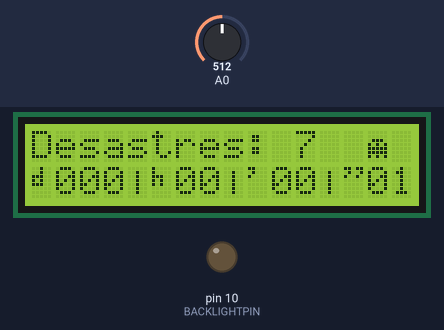
A sketch run on a simulated Arduino Uno, built with avr-gcc and run on an emulated ATmega328P. Parts: 16×2 character LCD, output pins drawn as LEDs (lit = HIGH). The inputs (shaded band) are chosen by the test bench; at power-on: A0 = 512.

Above: at 4.2 s.
4.3 s: A0 set to 12
At 5.8 s:
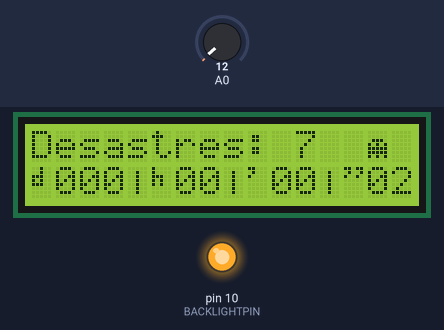
8.3 s: A0 set to 9
At 9.5 s:
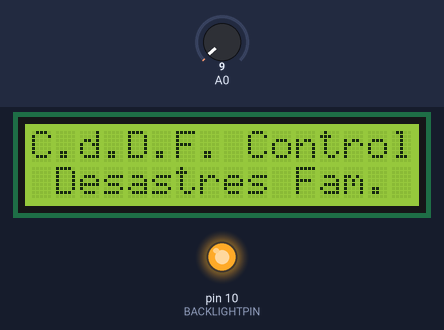
12.3 s: A0 set to 511
At 13.8 s:
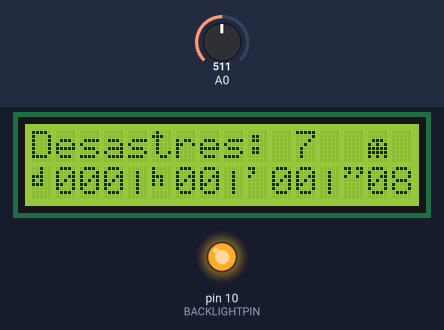
16.3 s: A0 set to 728
17.8 s: A0 set to 748
At 19.1 s:
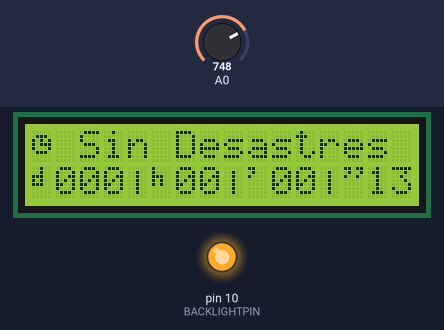
Timing chart, 0 to 20.8 s (numbered marks = the images above; inputs shaded):
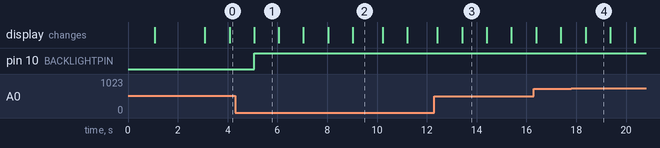

Measured:
- the behaviour switches between 11 and 10 on A0 (found by bisection; images 1 and 2)
- the behaviour switches between 734 and 735 on A0 (found by bisection; images 3 and 4)
- after the input at 4.3 s, pin 10 (BACKLIGHTPIN): LOW → HIGH after 0.77 s
- after the input at 8.3 s, the display: first differs from a run without the input after 0.72 s (image 2)
- after the input at 12.3 s, the display: first differs from a run without the input after 1.1 s (image 3)
- after the input at 17.8 s, the display: first differs from a run without the input after 0.58 s (image 4)
- what the display in image 1 shows lasts 1.0 s, from 5.1 s to 6.1 s

The sketch:

cddf.ino
```cpp
/* Carga de Librerias de LCD y otras                             */
#include <LiquidCrystal.h>

/* Pins de nuestra LCD                                           */
LiquidCrystal lcd(8, 9, 4, 5, 6, 7);

/* Declaracion de Constantes                                     */
#define btnRIGHT  0
#define btnUP     1
#define btnDOWN   2
#define btnLEFT   3
#define btnSELECT 4
#define btnNONE   5

/* Valores de los botones de lcd keypad shiel por A0             */
#define btnNONEvalue   1000
#define btnRIGHTvalue  0 + 10
#define btnUPvalue     133 + 10
#define btnDOWNvalue   310 + 10
#define btnLEFTvalue   482 + 10
#define btnSELECTvalue 724 + 10

#define BACKLIGHTPIN   10    // D10 pin de backlight
#define DELAYADJ      985    // Ajuste del delay

/* Declaracion de Variables                                      */
int lcd_key       = 0;
int adc_key_in    = 0;

int dias          = 0;      // Ajuste inicial
int horas         = 0;
int minutos       = 0;
int segundos      = 0;
int incidentes    = 7;     // Ajuste inicial

byte barra[8] = {         // Barra Vertical
  B00000,
  B00100,
  B00100,
  B00100,
  B00100,
  B00100,
  B00100,
  B00000
};

byte fantasma[8] = {         // Fantasma
  B00000,
  B00000,
  B01110,
  B10101,
  B11111,
  B11111,
  B10101,
  B00000
};

byte reloj[8] = {            // Reloj
  B00000,
  B01110,
  B10101,
  B10111,
  B10001,
  B01110,
  B00000,
  B00000
};

byte C[8] = {                //© Copy
  B00000,
  B00000,
  B11100,
  B10000,
  B10000,
  B11100,
  B00000,
  B00000
};

byte dia[8] = {             // dias
  B00100,
  B00100,
  B11100,
  B10100,
  B11100,
  B00000,
  B00000,
  B00000
};

byte hora[8] = {            //horas
  B10000,
  B10000,
  B11100,
  B10100,
  B10100,
  B00000,
  B00000,
  B00000
};

byte minuto[8] = {          //minutos
  B11000,
  B01000,
  B10000,
  B00000,
  B00000,
  B00000,
  B00000,
  B00000
};

byte segundo[8] = {          //segundos
  B11011,
  B01001,
  B10010,
  B00000,
  B00000,
  B00000,
  B00000,
  B00000
};


/* SETUP Se ejecuta al inicio UNA vez                            */
void setup()
{
  lcd.begin(16, 2);          // Inicializamos la LCD

  /* Mensaje de inicio en pantalla                               */
  lcd.setCursor(0,0);
  lcd.print("C.d.D.F. Control");
  lcd.setCursor(0,1);
  lcd.print("  de Desastres  ");
  delay(1000);
  lcd.clear();
  lcd.setCursor(0,0);
  lcd.print("  de Desastres  ");
  lcd.setCursor(0,1);
  lcd.print("   Familiares   ");

  lcd.createChar(0,barra);   // Generacion de mapas de caracteres
  lcd.createChar(1,fantasma);
  lcd.createChar(2,reloj);
  lcd.createChar(3,C);
  lcd.createChar(4,dia);
  lcd.createChar(5,hora);
  lcd.createChar(6,minuto);
  lcd.createChar(7,segundo);

  delay(2000);
  lcd.clear();

}  // Fin SETUP

/* LOOP Se ejecuta CONTINUAMENTE                                 */
void loop()
{
    lcd_key = read_LCD_buttons();    // Leeemos si hay algun boton pulsado
    switch (lcd_key)
    {
     case btnNONE:                  // No hay boton
      {
        lcd.setCursor(0,0);
        lcd.write(byte(2));
        lcd.print(" Sin Desastres  ");
        break;
      }
     case btnSELECT:               // Boton Select -> Muestra el contador de Desastres
      {
        lcd.setCursor(0,0);
        lcd.print("                ");
        lcd.setCursor(0,0);
        lcd.print(String("Desastres: ") + String(incidentes) + String("  "));
        lcd.write(byte(1));
        break;
      }
     case btnRIGHT:                 // Boton Derecha -> Muestra el © Copy
      {
        lcd.setCursor(0,0);
        lcd.print("C.d.D.F. Control");
        lcd.setCursor(0,1);
        lcd.print(" Desastres Fam. ");
        delay(1200);
        lcd.setCursor(0,0);
        lcd.write(byte(3));
        lcd.print("2020 DarkSystems");
        lcd.setCursor(0,1);
        lcd.print("Por ISAAC y TONI");
        break;
      }
     case btnLEFT:                   // Boton Izquierda  -> Incrementa Desastres y reincia contadores
      {
        lcd.setCursor(0,0);
        lcd.print("                ");
        lcd.setCursor(0,0);
        lcd.print("Nuevo Desastre ");
        lcd.write(byte(1));
        incidentes++;
        dias = 0;
        horas = 0;
        minutos = 0;
        segundos = 0;
        delay(3000);
        break;
      }
      case btnUP:                      // Boton Arriba -> Enciende backlight
      {
        backlightOn();
        break;
      }
      case btnDOWN:                    // Boton Abajo -> Apaga backlight
      {
        backlightOff();
        break;
      }
    }

    // Clear button
    lcd_key = btnNONE;

    // Incremento de tiempo
    delay(DELAYADJ);
    segundos++;

    if(segundos >= 60){
      segundos = 0;
      minutos++;
    }
    if(minutos >= 60){
      minutos = 0;
      horas++;
    }
    if(horas >= 24){
      horas = 0;
      dias++;
    }

    // Pintamos el tiempo
    lcd.setCursor(0,1);

    // DIAS
    lcd.write(byte(4));
    if(dias < 100) { lcd.print("0"); }
    if(dias < 10)  { lcd.print("0"); }
    lcd.print(dias);

    // Separador
    lcd.write(byte(0));

    // HORAS
    lcd.write(byte(5));
    if(horas < 10) { lcd.print("0"); }
    lcd.print(horas);

    // Separador
    lcd.write(byte(0));

    // MINUTOS
    lcd.write(byte(6));
    if(minutos < 10){ lcd.print("0"); }
    lcd.print(minutos);

    // Separador
    lcd.write(byte(0));

    // SEGUNDOS
    lcd.write(byte(7));
    if(segundos < 10){ lcd.print("0"); }
    lcd.print(segundos);

} // Fin LOOP

/* Lectura de botones pulsados       */
int read_LCD_buttons()
{
  adc_key_in = analogRead(0);        // Lectura del sensor
  // los valores de nuestro lcd keypad shield son: 0, 133, 310, 482, 724
  if ( adc_key_in >  btnNONEvalue )   return btnNONE;
  if ( adc_key_in <= btnRIGHTvalue  ) return btnRIGHT;
  if ( adc_key_in <= btnUPvalue )     return btnUP;
  if ( adc_key_in <= btnDOWNvalue )   return btnDOWN;
  if ( adc_key_in <= btnLEFTvalue )   return btnLEFT;
  if ( adc_key_in <= btnSELECTvalue ) return btnSELECT;

  return btnNONE;
}

/* Apagado de retroiluminacion       */
void backlightOff()
{
  pinMode(BACKLIGHTPIN, OUTPUT);
  digitalWrite(BACKLIGHTPIN, LOW);
}

/* Encendido  de retroiluminacion     */
void backlightOn()
{
  pinMode(BACKLIGHTPIN, OUTPUT);
  digitalWrite(BACKLIGHTPIN, HIGH);
}
```
